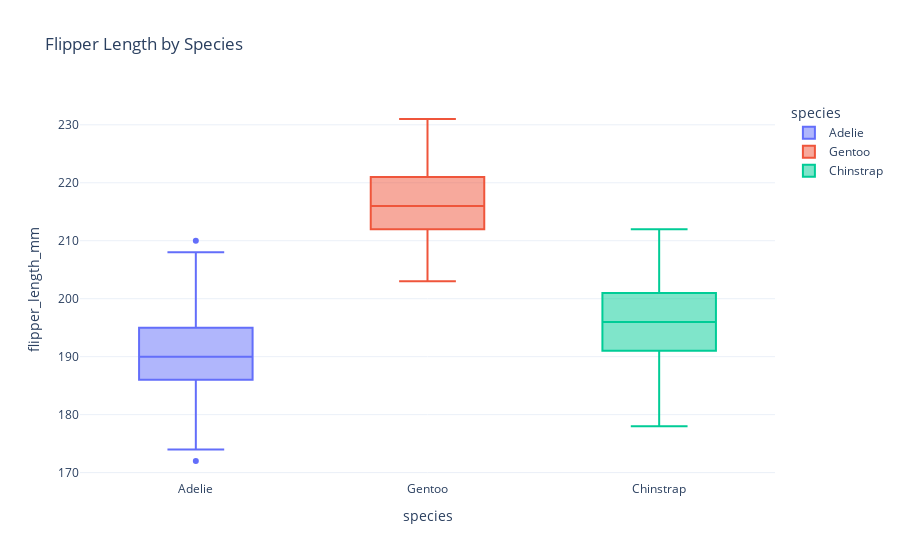

This figure's notebook cell:
### Markdown cell above
It looks like we may have an interesting relationship between flipper length and species. Let's explore this further visually.

### Code cell
# Box plot for flipper length by species.
fig = px.box(df, x="species", y="flipper_length_mm", color="species", title="Flipper Length by Species", template="plotly_white")
fig.show()

### Figure 1 — Plotly figure (JSON) as saved in the notebook; plotly's stock layout.template omitted (floating-point values rounded to 4 significant figures; data arrays with more than 128 entries replaced by an {"elided": "..."} marker saying what was removed)
{"data": [{"alignmentgroup": "True", "hovertemplate": "species=%{x}<br>flipper_length_mm=%{y}<extra></extra>", "legendgroup": "Adelie", "marker": {"color": "#636efa"}, "name": "Adelie", "notched": false, "offsetgroup": "Adelie", "orientation": "v", "showlegend": true, "type": "box", "x": {"elided": "152 str values"}, "x0": " ", "xaxis": "x", "y": {"elided": "152 int values"}, "y0": " ", "yaxis": "y"}, {"alignmentgroup": "True", "hovertemplate": "species=%{x}<br>flipper_length_mm=%{y}<extra></extra>", "legendgroup": "Gentoo", "marker": {"color": "#EF553B"}, "name": "Gentoo", "notched": false, "offsetgroup": "Gentoo", "orientation": "v", "showlegend": true, "type": "box", "x": ["Gentoo", "Gentoo", "Gentoo", "Gentoo", "Gentoo", "Gentoo", "Gentoo", "Gentoo", "Gentoo", "Gentoo", "Gentoo", "Gentoo", "Gentoo", "Gentoo", "Gentoo", "Gentoo", "Gentoo", "Gentoo", "Gentoo", "Gentoo", "Gentoo", "Gentoo", "Gentoo", "Gentoo", "Gentoo", "Gentoo", "Gentoo", "Gentoo", "Gentoo", "Gentoo", "Gentoo", "Gentoo", "Gentoo", "Gentoo", "Gentoo", "Gentoo", "Gentoo", "Gentoo", "Gentoo", "Gentoo", "Gentoo", "Gentoo", "Gentoo", "Gentoo", "Gentoo", "Gentoo", "Gentoo", "Gentoo", "Gentoo", "Gentoo", "Gentoo", "Gentoo", "Gentoo", "Gentoo", "Gentoo", "Gentoo", "Gentoo", "Gentoo", "Gentoo", "Gentoo", "Gentoo", "Gentoo", "Gentoo", "Gentoo", "Gentoo", "Gentoo", "Gentoo", "Gentoo", "Gentoo", "Gentoo", "Gentoo", "Gentoo", "Gentoo", "Gentoo", "Gentoo", "Gentoo", "Gentoo", "Gentoo", "Gentoo", "Gentoo", "Gentoo", "Gentoo", "Gentoo", "Gentoo", "Gentoo", "Gentoo", "Gentoo", "Gentoo", "Gentoo", "Gentoo", "Gentoo", "Gentoo", "Gentoo", "Gentoo", "Gentoo", "Gentoo", "Gentoo", "Gentoo", "Gentoo", "Gentoo", "Gentoo", "Gentoo", "Gentoo", "Gentoo", "Gentoo", "Gentoo", "Gentoo", "Gentoo", "Gentoo", "Gentoo", "Gentoo", "Gentoo", "Gentoo", "Gentoo", "Gentoo", "Gentoo", "Gentoo", "Gentoo", "Gentoo", "Gentoo", "Gentoo", "Gentoo", "Gentoo", "Gentoo"], "x0": " ", "xaxis": "x", "y": [211, 230, 210, 218, 215, 210, 211, 219, 209, 215, 214, 216, 214, 213, 210, 217, 210, 221, 209, 222, 218, 215, 213, 215, 215, 215, 216, 215, 210, 220, 222, 209, 207, 230, 220, 220, 213, 219, 208, 208, 208, 225, 210, 216, 222, 217, 210, 225, 213, 215, 210, 220, 210, 225, 217, 220, 208, 220, 208, 224, 208, 221, 214, 231, 219, 230, 214, 229, 220, 223, 216, 221, 221, 217, 216, 230, 209, 220, 215, 223, 212, 221, 212, 224, 212, 228, 218, 218, 212, 230, 218, 228, 212, 224, 214, 226, 216, 222, 203, 225, 219, 228, 215, 228, 216, 215, 210, 219, 208, 209, 216, 229, 213, 230, 217, 230, 217, 222, 214, null, 215, 222, 212, 213], "y0": " ", "yaxis": "y"}, {"alignmentgroup": "True", "hovertemplate": "species=%{x}<br>flipper_length_mm=%{y}<extra></extra>", "legendgroup": "Chinstrap", "marker": {"color": "#00cc96"}, "name": "Chinstrap", "notched": false, "offsetgroup": "Chinstrap", "orientation": "v", "showlegend": true, "type": "box", "x": ["Chinstrap", "Chinstrap", "Chinstrap", "Chinstrap", "Chinstrap", "Chinstrap", "Chinstrap", "Chinstrap", "Chinstrap", "Chinstrap", "Chinstrap", "Chinstrap", "Chinstrap", "Chinstrap", "Chinstrap", "Chinstrap", "Chinstrap", "Chinstrap", "Chinstrap", "Chinstrap", "Chinstrap", "Chinstrap", "Chinstrap", "Chinstrap", "Chinstrap", "Chinstrap", "Chinstrap", "Chinstrap", "Chinstrap", "Chinstrap", "Chinstrap", "Chinstrap", "Chinstrap", "Chinstrap", "Chinstrap", "Chinstrap", "Chinstrap", "Chinstrap", "Chinstrap", "Chinstrap", "Chinstrap", "Chinstrap", "Chinstrap", "Chinstrap", "Chinstrap", "Chinstrap", "Chinstrap", "Chinstrap", "Chinstrap", "Chinstrap", "Chinstrap", "Chinstrap", "Chinstrap", "Chinstrap", "Chinstrap", "Chinstrap", "Chinstrap", "Chinstrap", "Chinstrap", "Chinstrap", "Chinstrap", "Chinstrap", "Chinstrap", "Chinstrap", "Chinstrap", "Chinstrap", "Chinstrap", "Chinstrap"], "x0": " ", "xaxis": "x", "y": [192, 196, 193, 188, 197, 198, 178, 197, 195, 198, 193, 194, 185, 201, 190, 201, 197, 181, 190, 195, 181, 191, 187, 193, 195, 197, 200, 200, 191, 205, 187, 201, 187, 203, 195, 199, 195, 210, 192, 205, 210, 187, 196, 196, 196, 201, 190, 212, 187, 198, 199, 201, 193, 203, 187, 197, 191, 203, 202, 194, 206, 189, 195, 207, 202, 193, 210, 198], "y0": " ", "yaxis": "y"}], "layout": {"boxmode": "overlay", "legend": {"title": {"text": "species"}, "tracegroupgap": 0}, "title": {"text": "Flipper Length by Species"}, "xaxis": {"anchor": "y", "categoryarray": ["Adelie", "Gentoo", "Chinstrap"], "categoryorder": "array", "domain": [0, 1], "title": {"text": "species"}}, "yaxis": {"anchor": "x", "domain": [0, 1], "title": {"text": "flipper_length_mm"}}}}
